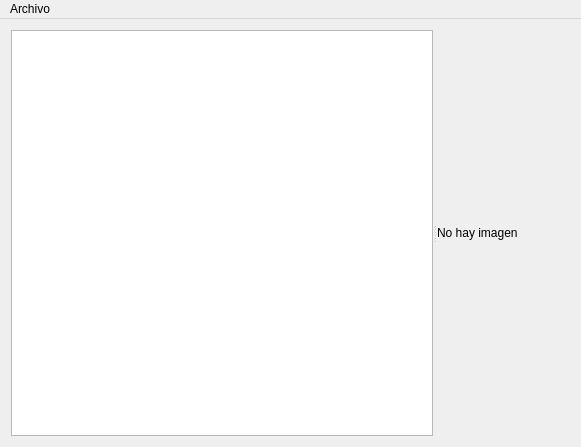
<?xml version="1.0" encoding="UTF-8"?>
<ui version="4.0">
 <class>MainWindow</class>
 <widget class="QMainWindow" name="MainWindow">
  <property name="geometry">
   <rect>
    <x>0</x>
    <y>0</y>
    <width>581</width>
    <height>447</height>
   </rect>
  </property>
  <property name="windowTitle">
   <string>MainWindow</string>
  </property>
  <widget class="QWidget" name="centralWidget">
   <layout class="QHBoxLayout" name="horizontalLayout">
    <item>
     <widget class="QSplitter" name="splitter">
      <property name="orientation">
       <enum>Qt::Horizontal</enum>
      </property>
      <widget class="QListWidget" name="listWidget"/>
      <widget class="QLabel" name="label">
       <property name="text">
        <string>No hay imagen</string>
       </property>
      </widget>
     </widget>
    </item>
   </layout>
  </widget>
  <widget class="QMenuBar" name="menuBar">
   <property name="geometry">
    <rect>
     <x>0</x>
     <y>0</y>
     <width>581</width>
     <height>21</height>
    </rect>
   </property>
   <widget class="QMenu" name="menuArchivo">
    <property name="title">
     <string>Archivo</string>
    </property>
    <addaction name="actionAbrir"/>
    <addaction name="separator"/>
    <addaction name="actionQuitar"/>
   </widget>
   <addaction name="menuArchivo"/>
  </widget>
  <action name="actionAbrir">
   <property name="text">
    <string>Abrir</string>
   </property>
  </action>
  <action name="actionQuitar">
   <property name="text">
    <string>Quitar</string>
   </property>
  </action>
 </widget>
 <layoutdefault spacing="6" margin="11"/>
 <resources/>
 <connections/>
</ui>
